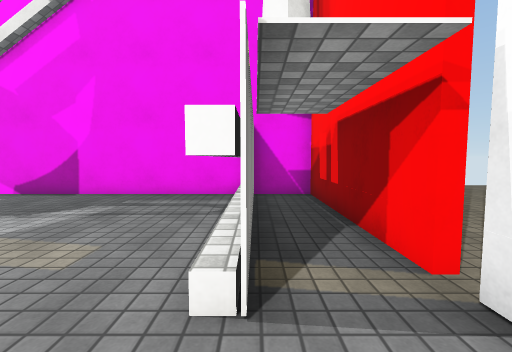
[1] (above)

16 first-person views from a walk through a 3-D level made in the Unity game engine. The camera is 1.2 m above the floor, tilts 4° down and sees 90° across. The floor is counted in squares, 1 m on a side. Each view is taken from the middle of a square. On the plan, view 1 faces up. The plan holds only what a view shows up to about 12 squares ahead; the rest is blank. The place goes on beyond the plan. The player character is not drawn. Surface patterns are stand-ins for the level's own textures.

[2]
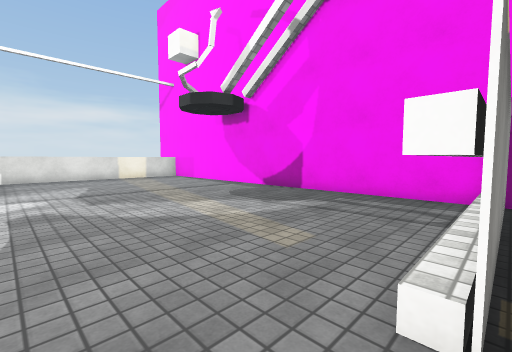

[3]
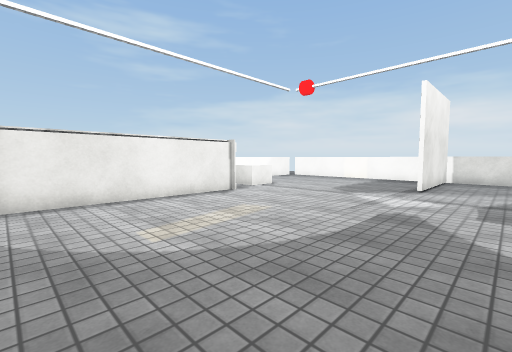

[4]
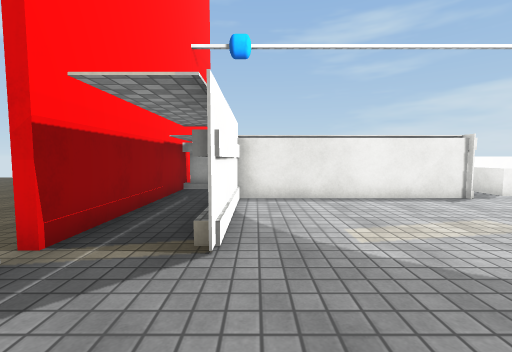

[5]
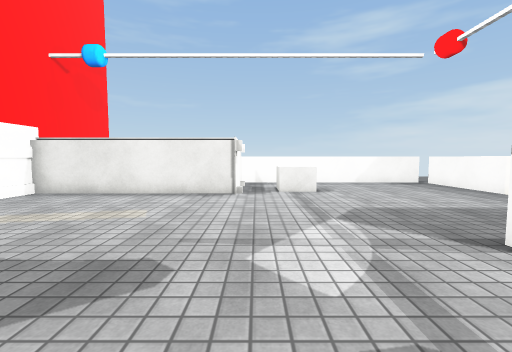

[6]
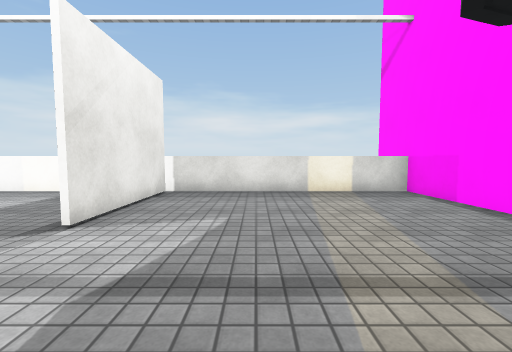

[7]
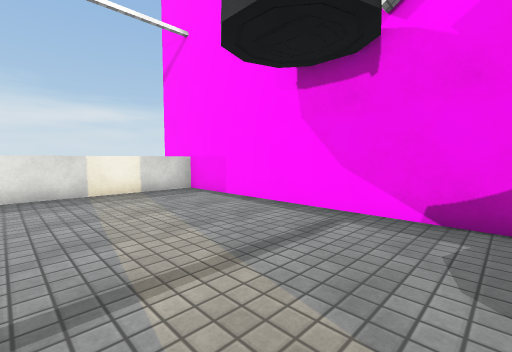

[8]
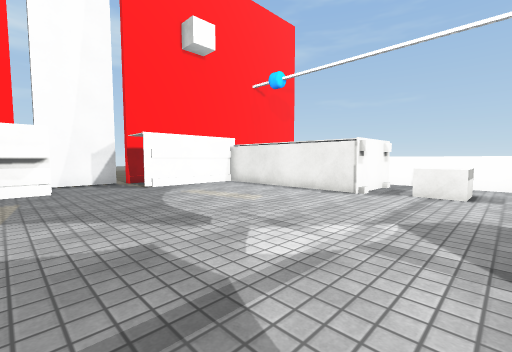

[9]
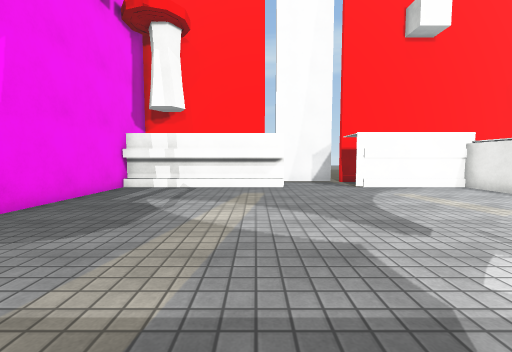

[10]
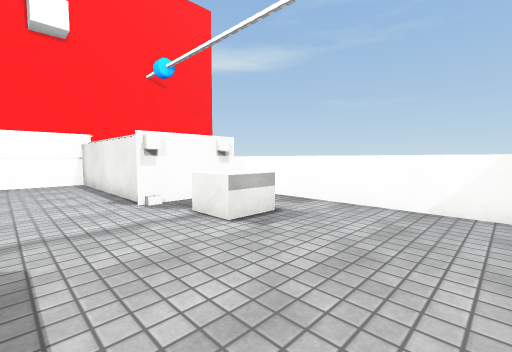

[11]
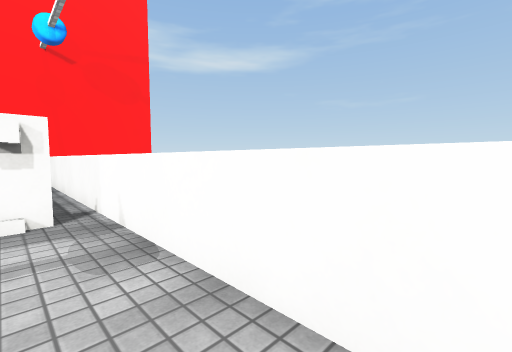

[12]
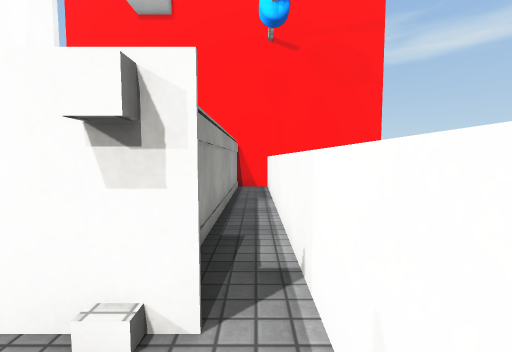

[13]
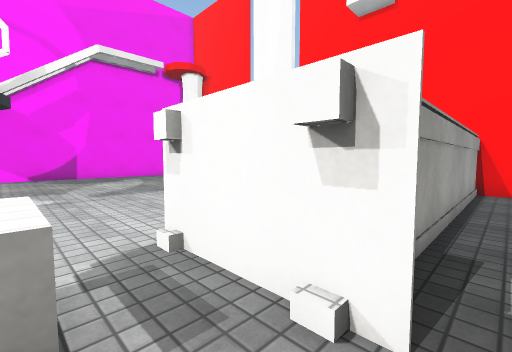

[14]
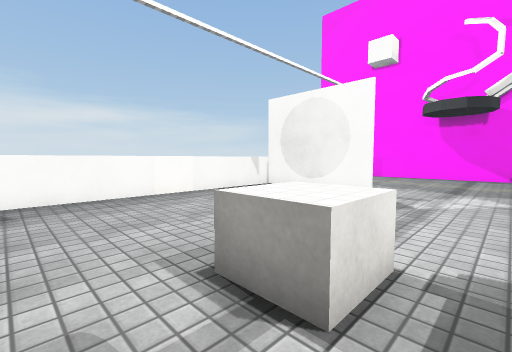

[15]
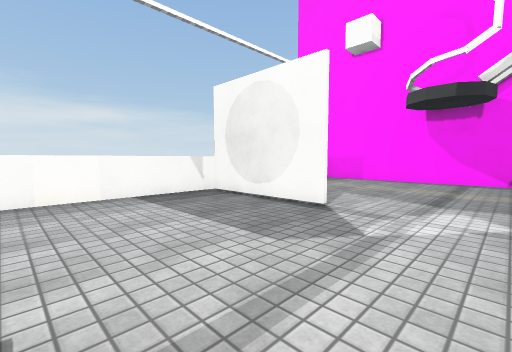

[16]
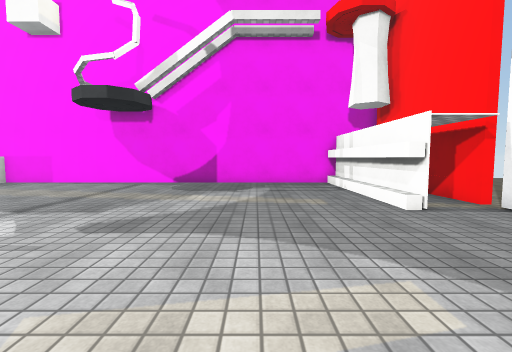

### Floor plan
Ten units are one square. View 1 is at (0, 0); x grows to the right and y downward. Boxes are objects, and circles mark ways between rooms. Rooms are numbered by the first view taken in them; rooms with no view inside come last. Other rooms are left out.
<svg viewBox="-167 -90 192 194">
<path fill="none" stroke="#000" d="M-112 3 -159 3M-75 60 -75 56 -5 56 -5 11M-6 14 -1 14M-160 2 -112 2M-1 -17 -1 -85M-1 -18 -5 -18 -5 -85M-73 86 -73 54M-141 95 14 95M1 -85 -160 -85M-162 -85 -162 91M18 82 -56 82M18 99 18 79M18 9 18 -21M18 -25 18 -85 1 -85M9 79 19 79M18 79 18 12M9 82 16 82M-1 -84 -1 -18"/>
<rect x="-105" y="55" width="20" height="20" fill="#bbb"><title>cube</title></rect>
<circle cx="0" cy="-5" r="3" fill="#2a7"/>
<text x="-80" y="0">1</text>
<text x="10" y="10">2</text>
</svg>
Room 1 opens to room 2.

Where each view was taken, in squares from view 1:
view 1: 0 up, 0 right, facing up
view 2: 0 up, 0 right, facing up-left
view 3: 2 up, 1 left, facing down-left
view 4: 2 up, 1 left, facing down
view 5: 3 up, 8 left, facing down
view 6: 3 up, 7 left, facing left
view 7: 3 up, 7 left, facing up-left
view 8: 3 up, 11 left, facing down-right
view 9: 3 up, 11 left, facing right
view 10: 3 down, 14 left, facing down-right
view 11: 8 down, 13 left, facing down-right
view 12: 9 down, 9 left, facing right
view 13: 9 down, 9 left, facing up-right
view 14: 9 down, 8 left, facing up-left
view 15: 6 down, 8 left, facing up-left
view 16: 4 down, 4 left, facing up
